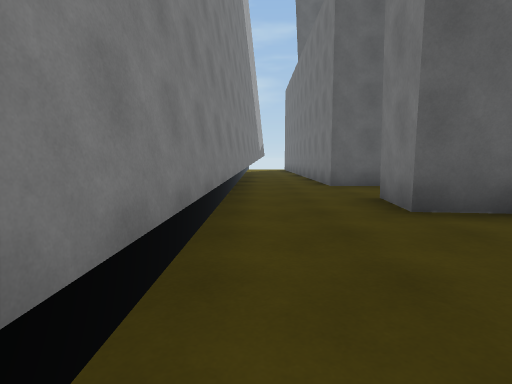
[1] (above)

13 first-person views from a walk through a scene from a Unity 3-D project. The camera is 1.2 m above the floor, tilts 6° down and sees 80° across. The floor is counted in squares, 2 m on a side. Each view is taken from the middle of a square. On the plan, view 1 faces up. The plan holds only what a view shows up to about 9 squares ahead; the rest is blank. The place goes on beyond the plan.

[2]
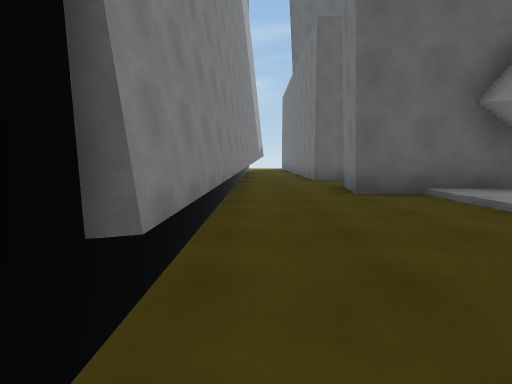

[3]
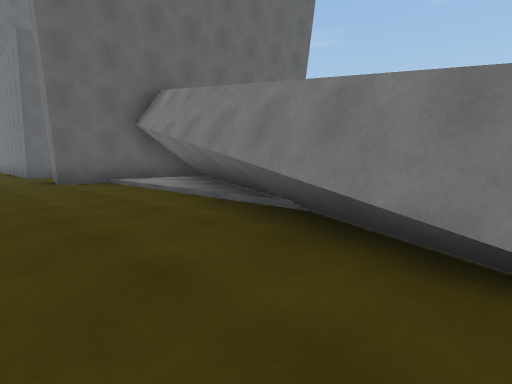

[4]
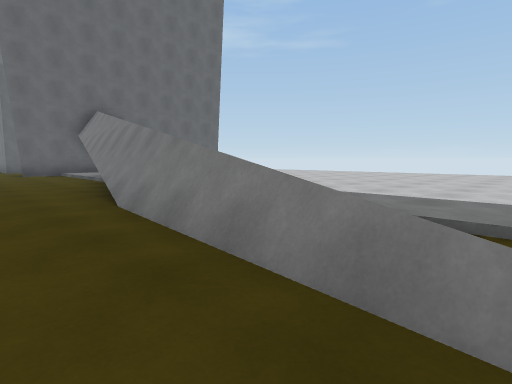

[5]
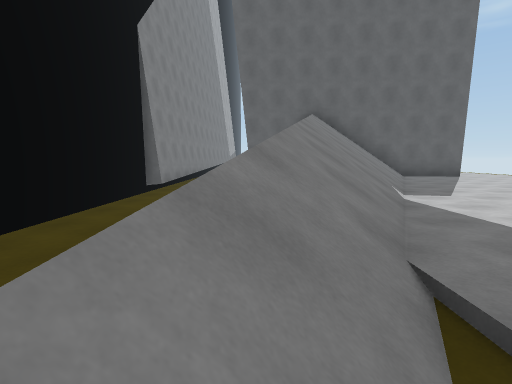

[6]
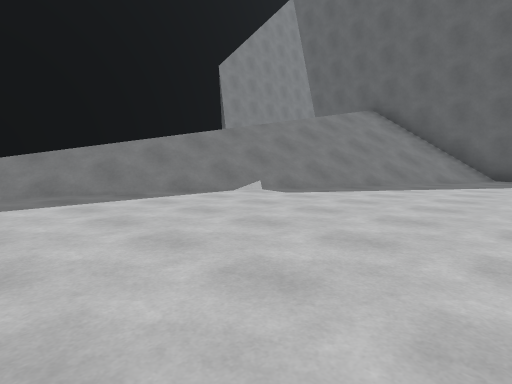

[7]
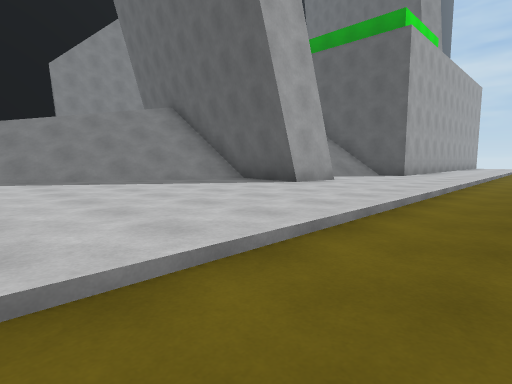

[8]
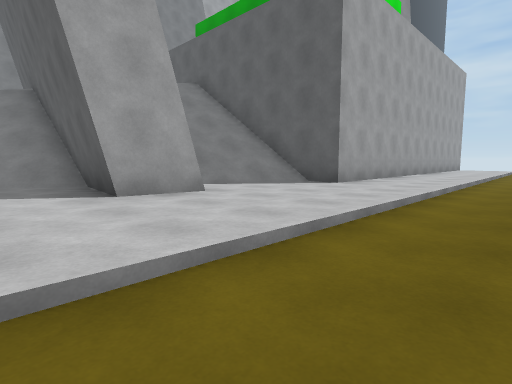

[9]
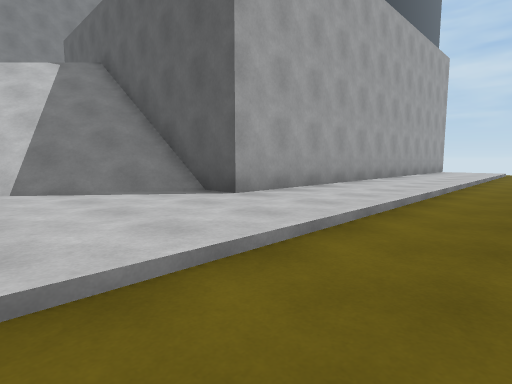

[10]
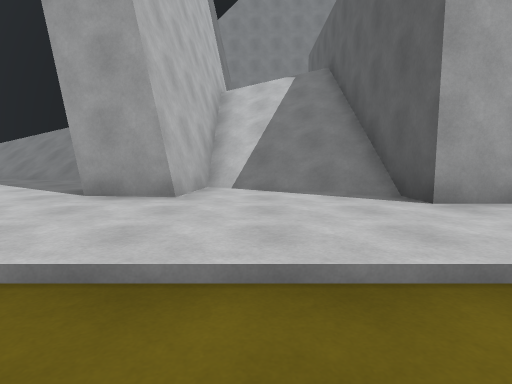

[11]
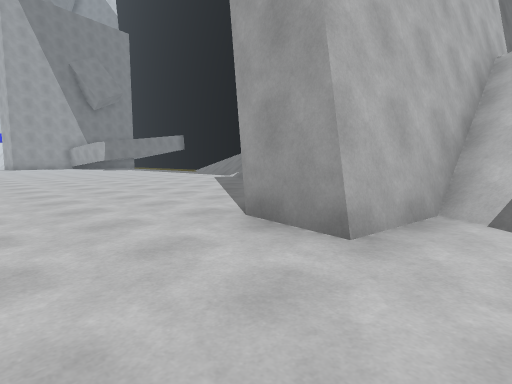

[12]
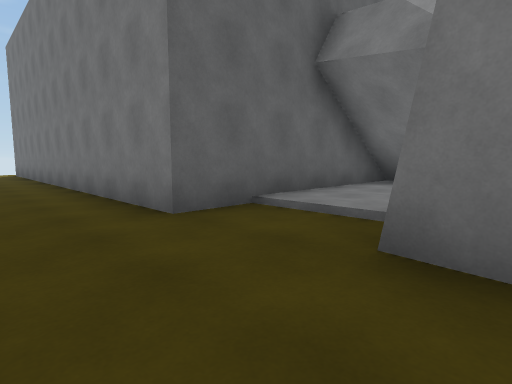

[13]
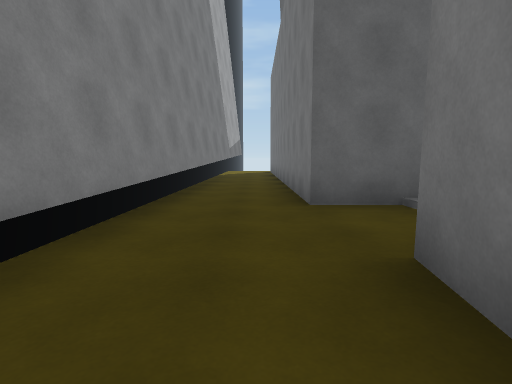

### Floor plan
Key: @ floor where view 1 was taken; # wall or solid block; . main floor; - floor 0.25 m lower than the main floor; / step, stairs or slope; = window, fence, low wall or low ledge.
Columns run from 1 left of view 1 to 14 right of it. Each row starts with its distance up from view 1.
 11 ##-#       #..-
 10 ##-#       #..-
  9 #--#       #..--
  8 #--#       #..--
  7 #--#########..--
  6 #---/..////...--
  5 #--////////...--
  4 #--########...--
  3 #---/######...--
  2 #---/ ///.....--
  1 #---/////.....--
  0 #@-- ///......--
 -1 #---=///......--
 -2 #---#//.......--
 -3 #---///.......--
 -4 #--#//.......
 -5  --=//.......
 -6  --=/........
 -7  --=/.......
 -8  --//........
 -9  -///........
-10  -  /..

Positions as (right, up) in squares from view 1, and headings:
1: (0, 0), facing up
2: (0, -2), facing up
3: (0, -5), facing up-right
4: (0, -10), facing up-right
5: (2, -9), facing up
6: (9, -8), facing up-left
7: (14, -3), facing up-left
8: (14, 1), facing up-left
9: (14, 4), facing up-left
10: (14, 5), facing left
11: (12, 5), facing down-left
12: (0, 4), facing up-right
13: (1, 3), facing up
